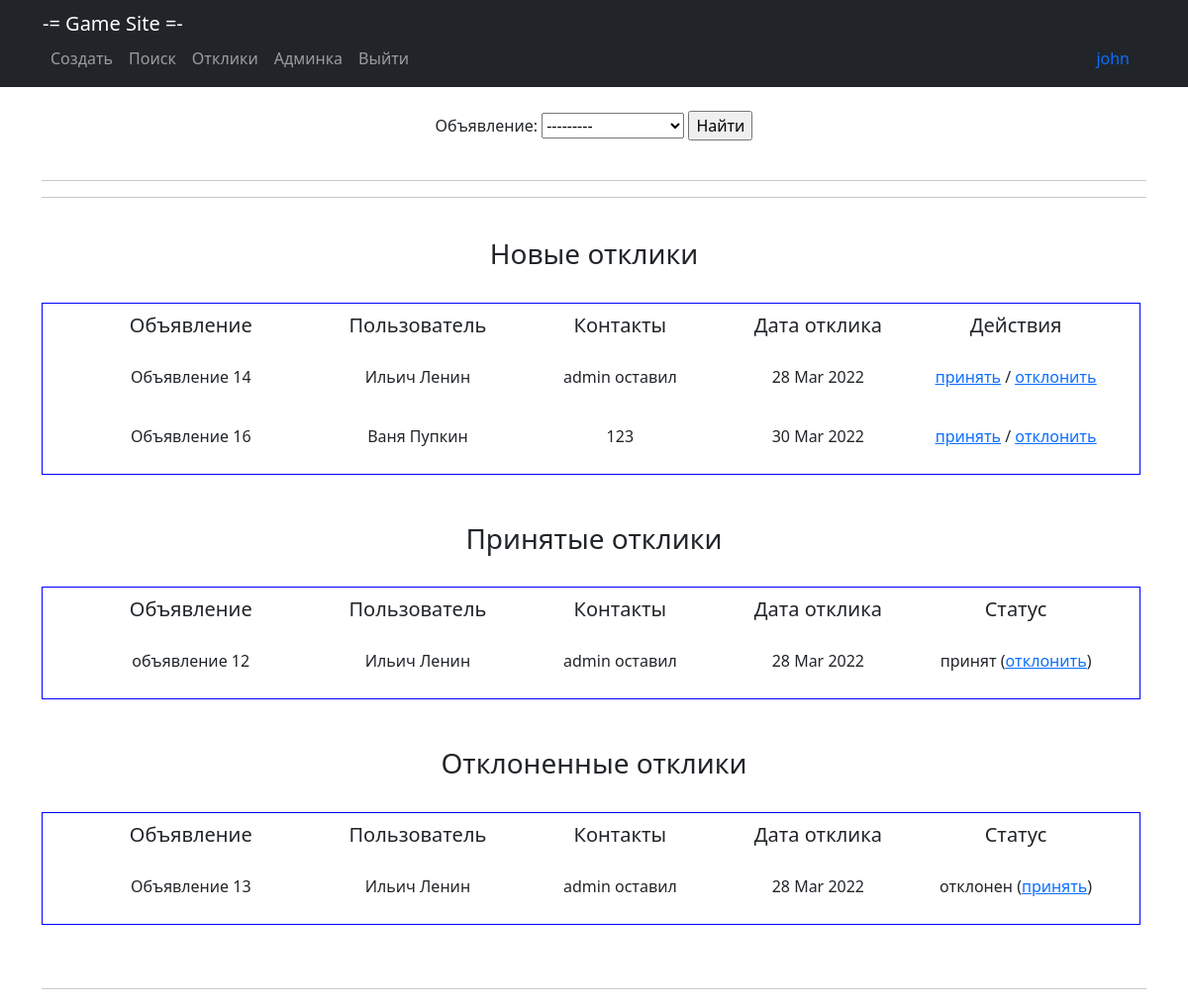
Before: /response/ (signed in) with the older database file.
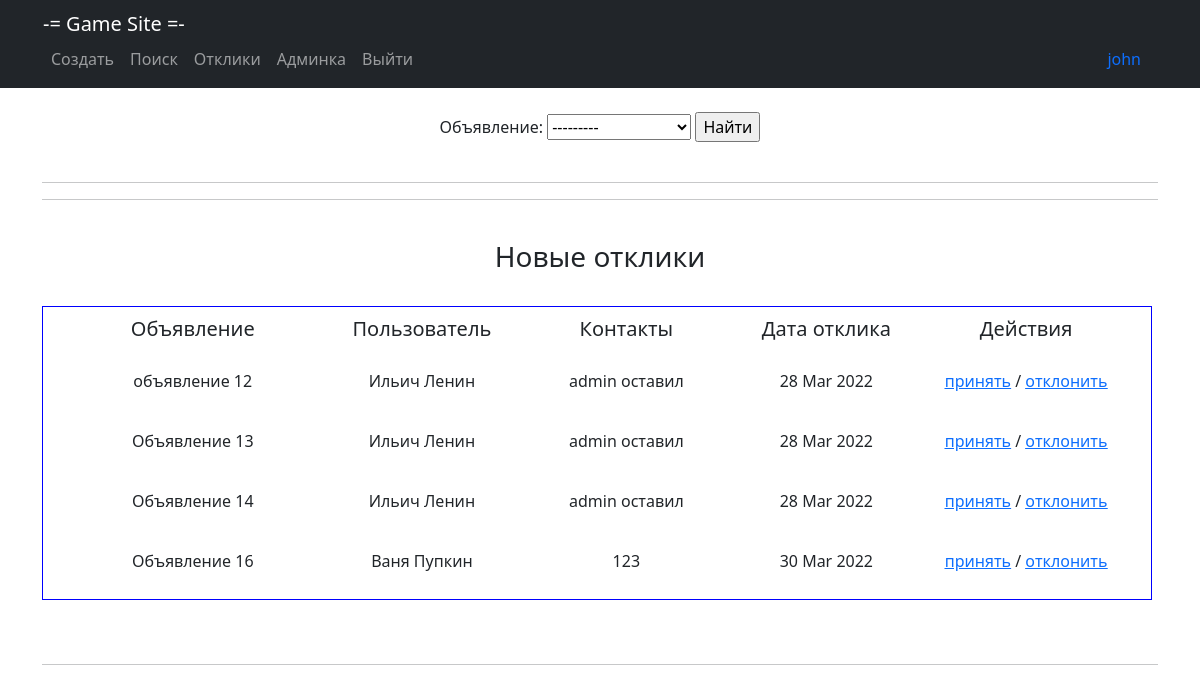
After: the same page with the newer database file.
### main/models.py (models this page shows, shortened)
class Response(models.Model):
    note = models.ForeignKey(Note, on_delete=models.CASCADE, verbose_name='Объявление')
    user_response = models.ForeignKey(User, on_delete=models.CASCADE, verbose_name='id_автора_отклика')
    content = models.TextField(verbose_name='Контент отклика')
    datetime = models.DateTimeField(auto_now_add=True, verbose_name='Дата отклика')
    status_del = models.BooleanField(default=False, verbose_name='Статус отклика - отклонен')
    status_add = models.BooleanField(default=False, verbose_name='Статус отклика - принят')

class Note(models.Model):
    title = models.CharField(max_length=128, verbose_name='Название')
    content = RichTextUploadingField(verbose_name='Контент')
    datetime = models.DateTimeField(auto_now_add=True, verbose_name='Дата создания')
    user = models.ForeignKey(User, blank=True, null=True, on_delete=models.CASCADE, verbose_name='Пользователь')
    category = models.ForeignKey(Category, on_delete=models.CASCADE, verbose_name='Категория')
    def __str__(self):
        return f'{self.title}'

### main/views.py (the view)
# urls.py: path('response/', ResponseList.as_view(), name='response'),
class ResponseList(ListView):
    template_name = 'user_response.html'
    context_object_name = 'responses'
    ordering = ['-datetime']
    paginate_by = 5
    def get_queryset(self, **kwargs):
        user_id = self.request.user.id
        return Response.objects.filter(note__user=user_id).filter(status_del=False).filter(status_add=False)
    def get_context_data(self, **kwargs):
        context = super().get_context_data(**kwargs)
        user_id = self.request.user.id
        context['filter'] = ResponseFilter(self.request.GET, queryset=self.get_queryset())
        context['new_response'] = Response.objects. \
            filter(note__user=user_id).filter(status_del=False).filter(status_add=False)
        context['del_response'] = Response.objects.filter(note__user=user_id).filter(status_del=True)
        context['add_response'] = Response.objects.filter(note__user=user_id).filter(status_add=True)
        return context

### templates/user_response.html (shortened to what this page needs)
{% extends 'static/default.html' %}
{% block content %}
<br>
<form method="GET">
    {{ filter.form }}
    <input type="submit" value="Найти">
</form><br>
<hr>
<hr>
{% if new_response %}
<br><h3>Новые отклики</h3><br>
<table cellspacing="5" cellpadding="10" border="1"
       style=" border-spacing : 10px; border-color : blue; border-style: solid;" bgcolor="FFFFFF">
    <tr>
        <td width="300"><h5>Объявление</h5></td>
        <td width="100"><h5>Пользователь</h5></td>
        <td width="250"><h5>Контакты</h5></td>
        <td width="150"><h5>Дата отклика</h5></td>
        <td width="250"><h5>Действия</h5></td>
    </tr>
    {% for response in filter.qs %}
    <tr>
        <td><p align="center">{{ response.note }}</p></td>
        <td><p align="center">{{ response.user_response.first_name }} {{ response.user_response.last_name }}</p></td>
        <td><p align="center">{{ response.content }}</p></td>
        <td><p align="center">{{ response.datetime | date:"d M Y" }}</p></td>
        <td><p align="center"><a href="{% url 'accept' response.id %}"><u>принять</u></a> / <a href="{% url 'remove' response.id %}"><u>отклонить</u></a></p></td>
    </tr>
    {% endfor %}
</table><br>
{% endif %}
{% if add_response %}
<br><h3>Принятые отклики</h3><br>
<table cellspacing="5" cellpadding="10" border="1"
       style=" border-spacing : 10px; border-color : blue; border-style: solid;" bgcolor="FFFFFF">
    <tr>
        <td width="300"><h5>Объявление</h5></td>
        <td width="100"><h5>Пользователь</h5></td>
        <td width="250"><h5>Контакты</h5></td>
        <td width="150"><h5>Дата отклика</h5></td>
        <td width="250"><h5>Статус</h5></td>
    </tr>
    {% for response in add_response %}
    <tr>
        <td><p align="center">{{ response.note }}</p></td>
        <td><p align="center">{{ response.user_response.first_name }} {{ response.user_response.last_name }}</p></td>
        <td><p align="center">{{ response.content }}</p></td>
        <td><p align="center">{{ response.datetime | date:"d M Y" }}</p></td>
        <td><p align="center">принят (<a href="{% url 'remove' response.id %}"><u>отклонить</u></a>)</p></td>
    </tr>
    {% endfor %}
</table><br>
{% endif %}
{% if del_response %}
<br><h3>Отклоненные отклики</h3><br>
<table cellspacing="5" cellpadding="10" border="1"
       style=" border-spacing : 10px; border-color : blue; border-style: solid;" bgcolor="FFFFFF">
    <tr>
        <td width="300"><h5>Объявление</h5></td>
        <td width="100"><h5>Пользователь</h5></td>
        <td width="250"><h5>Контакты</h5></td>
        <td width="150"><h5>Дата отклика</h5></td>
        <td width="250"><h5>Статус</h5></td>
    </tr>
    {% for response in del_response %}
    <tr>
        <td><p align="center">{{ response.note }}</p></td>
        <td><p align="center">{{ response.user_response.first_name }} {{ response.user_response.last_name }}</p></td>
        <td><p align="center">{{ response.content }}</p></td>
        <td><p align="center">{{ response.datetime | date:"d M Y" }}</p></td>
        <td><p align="center">отклонен (<a href="{% url 'accept' response.id %}"><u>принять</u></a>)</p></td>
    </tr>
    {% endfor %}
</table><br>
{% endif %}
<br>
<hr>
{% endblock content %}

### templates/static/default.html (shortened to what this page needs)
<!DOCTYPE html>
<html lang="en">
{% load static %}
<head>
    <link href="{% static 'styles.css' %}" rel="stylesheet"/>
</head>
<body>
<nav class="navbar navbar-expand-lg navbar-dark bg-dark static-top">
    <div class="container">
        <table>
            <tr>
                <td width="800">
                    <a class="navbar-brand" href="{% url 'main' %}">-= Game Site =-</a>
                    <div class="collapse navbar-collapse" id="navbarResponsive">
                        <ul class="navbar-nav ml-auto">
                            <li class="nav-item"><a class="nav-link" href="{% url 'create' %}">Создать</a></li>
                            <li class="nav-item"><a class="nav-link" href="{% url 'search' %}">Поиск</a></li>
                            <li class="nav-item"><a class="nav-link" href="{% url 'response' %}">Отклики</a></li>
                            <li class="nav-item"><a class="nav-link" href="http://127.0.0.1:8000/admin">Админка</a></li>
                            {% if request.user.username %}
                            <li class="nav-item"><a class="nav-link" href="{% url 'logout' %}">Выйти</a></li>
                            {% endif %}
                        </ul>
                    </div>
                </td>
                <td width="400" align="right" valign="bottom">
                    <a class="nav-link" href="{% url 'profile' %}">{{request.user.username}}</a>
                </td>
            </tr>
        </table>
    </div>
</nav>
<div class="container">
    <div class="row">
        <div class="col-lg-12 text-center">
            {% block content %} {% endblock content %}
        </div>
    </div>
</div>
</body>
</html>

Changed rows visible on the page:
changed Response "объявление 12": moves from the list under "Статус" to the list under "Действия"
changed Response "Объявление 13": moves from the list under "Статус" to the list under "Действия"
Other visible differences:
text no longer shown: "Принятые отклики Объявление Пользователь Контакты Дата отклика Статус Отклоненные отклики Объявление Пользователь Контакты Дата отклика Статус"
